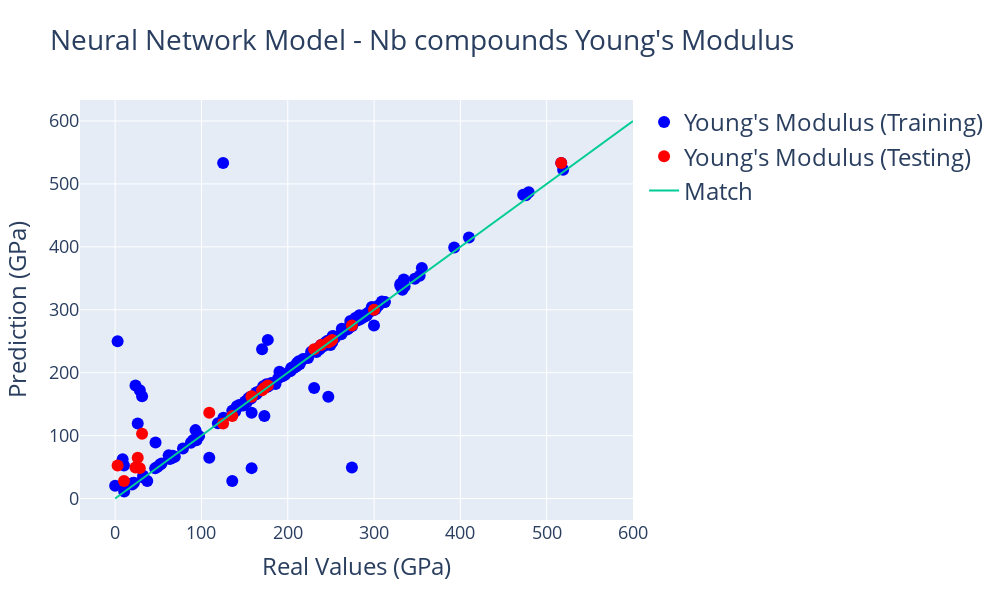

Notebook code for this chart:
### Markdown cell above
### 4. Plotting

The easiest way to see if the model did a good job estimating the Young's Modulus for the Elements is through a plot comparing Real Values with their Predictions. We will use [Plotly](https://plot.ly/python/) to create a plot like that. We covered how to plot in Plotly in the first tutorial of this tool. For values in this plot, the line (x = y) indicates a perfect match and would be the desirable result for the points. As you analyze the plot, you can hover on the points to see the data we obtained in the cell above.

### Code cell
import plotly
import plotly.graph_objs as go
from plotly.offline import iplot

plotly.offline.init_notebook_mode(connected=True)

layout0= go.Layout(title=go.layout.Title(text="Neural Network Model - Nb compounds Young's Modulus", font=dict(size=28)), hovermode= 'closest', width = 1000, height=600, showlegend=True,  # Hovermode establishes the way the labels that appear when you hover are arranged # Establishing a square plot width=height
    xaxis= dict(title=go.layout.xaxis.Title(text='Real Values (GPa)', font=dict(size=24)), zeroline= False, gridwidth= 1, tickfont=dict(size=18)), # Axis Titles. Removing the X-axis Mark. Adding a Grid
    yaxis= dict(title=go.layout.yaxis.Title(text='Prediction (GPa)', font=dict(size=24)), zeroline= False, gridwidth= 1, tickfont=dict(size=18)), # Axis Titles. Removing the Y-axis Mark. Adding a Grid
    legend=dict(font=dict(size=24))) # Adding a legend

trace0 = go.Scatter(x = all_labels, y = predictions, mode = 'markers', marker= dict(size= 12, color= 'blue'), text= elements, name = 'Young\'s Modulus (Training)')
trace1 = go.Scatter(x = test_labels, y = test_predictions, mode = 'markers', marker= dict(size= 12, color= 'red'), text = labeled_elements, name = 'Young\'s Modulus (Testing)')
trace2 = go.Scatter(x = [0,600], y = [0,600], mode = 'lines', name = "Match") # This trace is the line X = Y which would indicate that the Prediction equals the real value

data = [trace0, trace1, trace2]
fig= go.Figure(data, layout=layout0)
iplot(fig)

### Figure 1 — Plotly figure (JSON) as saved in the notebook; plotly's stock layout.template omitted (floating-point values rounded to 4 significant figures; data arrays with more than 128 entries replaced by an {"elided": "..."} marker saying what was removed)
{"data": [{"marker": {"color": "blue", "size": 12}, "mode": "markers", "name": "Young's Modulus (Training)", "text": {"elided": "170 str values"}, "type": "scatter", "x": {"elided": "170 float values"}, "y": {"elided": "172 float values"}}, {"marker": {"color": "red", "size": 12}, "mode": "markers", "name": "Young's Modulus (Testing)", "text": ["NaNbO2", "HfNbB4", "ZrNbP", "NbAlNi2", "NbTeI3", "NbBr2O", "NbBr3O", "KNbO3", "NbO2F", "NbGaO4", "LiNbRh2", "NbInRu2", "TmNbOs2", "TiNbTc2", "YbNbRu2", "ScNbTc2", "Rb2NbF6", "Cs2NbF6", "NbInO4", "TaNbTc2", "Rb3NbO8", "Nb2AsC"], "type": "scatter", "x": [238.6, 516.8, 249.5, 125.1, 2.86, 26.16, 10.24, 109.1, 135.7, 158.1, 172.9, 247, 230.6, 251.5, 170.2, 176.9, 28.6, 23.58, 158.1, 274.3, 31.2, 299.9], "y": [244.2, 533.1, 250.0, 119.2, 52.64, 64.9, 27.9, 136.3, 131.1, 161.6, 175.7, 248.4, 237.4, 252.1, 172.1, 179.6, 48.29, 49.28, 162.5, 274.9, 102.8, 299.9]}, {"mode": "lines", "name": "Match", "type": "scatter", "x": [0, 600], "y": [0, 600]}], "layout": {"height": 600, "hovermode": "closest", "legend": {"font": {"size": 24}}, "showlegend": true, "title": {"font": {"size": 28}, "text": "Neural Network Model - Nb compounds Young's Modulus"}, "width": 1000, "xaxis": {"gridwidth": 1, "tickfont": {"size": 18}, "title": {"font": {"size": 24}, "text": "Real Values (GPa)"}, "zeroline": false}, "yaxis": {"gridwidth": 1, "tickfont": {"size": 18}, "title": {"font": {"size": 24}, "text": "Prediction (GPa)"}, "zeroline": false}}}
